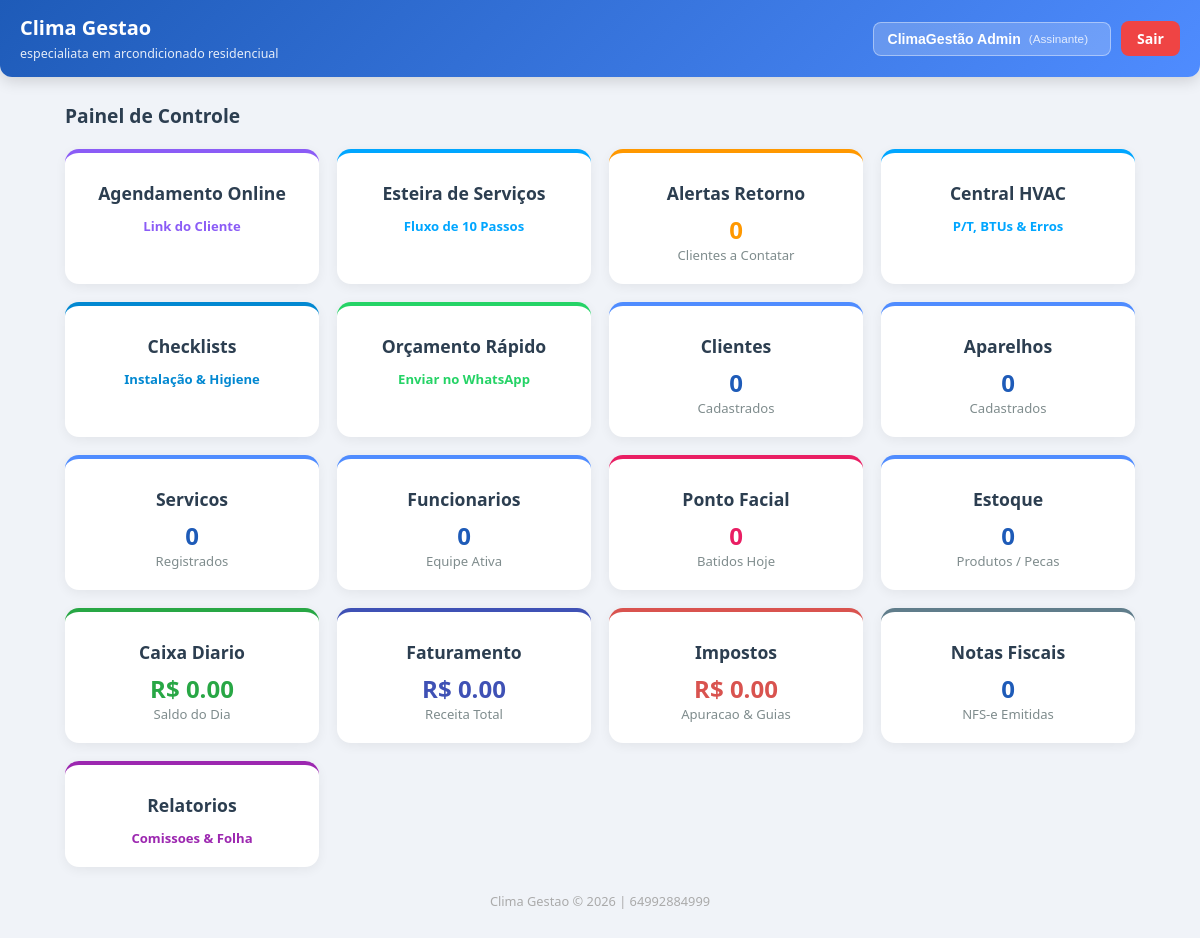
/painel (signed in), run on the app's committed database.
### tables this page shows
CREATE TABLE Configuracao (
                id INTEGER PRIMARY KEY CHECK (id = 1),
                nome_empresa TEXT,
                slogan TEXT,
                documento TEXT,
                telefone TEXT,
                email TEXT,
                endereco TEXT,
                site TEXT,
                logo TEXT,
                cor_principal TEXT,
                cor_secundaria TEXT,
                cor_destaque TEXT,
                mensagem_recibo TEXT
            , valor_mei_padrao REAL DEFAULT 75.90, aliquota_simples_padrao REAL DEFAULT 6.0, mensagem_manutencao TEXT, foto_alerta TEXT);

### app.py (the view)
@app.route('/painel')
@login_required
def painel():
    conn = get_db()
    hoje = date.today().isoformat()
    mes_atual = date.today().strftime('%Y-%m')
    def count_tbl(tbl, where=""):
        try:
            sql = f"SELECT COUNT(*) FROM {tbl}" + (f" WHERE {where}" if where else "")
            return conn.execute(sql).fetchone()[0]
        except Exception:
            return 0
    total_clientes = count_tbl("Cliente")
    total_servicos = count_tbl("AgendamentoOnline")
    total_produtos = count_tbl("Produto")
    total_funcionarios = count_tbl("Funcionario")
    total_aparelhos = count_tbl("Aparelho")
    total_notas = count_tbl("NotaFiscal")
    total_pontos_hoje = count_tbl("Ponto", f"data = '{hoje}'")
    total_alertas = count_tbl("AlertaRetorno", "status = 'Pendente'")
    try:
        row_imp_pend = conn.execute("SELECT SUM(valor) FROM Imposto WHERE status != 'Pago'").fetchone()
        total_impostos_pendentes = float(row_imp_pend[0] or 0.0)
        row_imp_pago = conn.execute("SELECT SUM(valor) FROM Imposto WHERE status = 'Pago'").fetchone()
        total_impostos_pagos = float(row_imp_pago[0] or 0.0)
    except Exception:
        total_impostos_pendentes = 0.0
        total_impostos_pagos = 0.0
    total_impostos = total_impostos_pendentes + total_impostos_pagos
    try:
        rows_hoje = conn.execute("SELECT tipo, valor FROM Caixa WHERE data = ?", (hoje,)).fetchall()
        entradas_hoje = sum(r['valor'] for r in rows_hoje if r['tipo'] == 'Entrada')
        saidas_hoje = sum(r['valor'] for r in rows_hoje if r['tipo'] == 'Saida')
    except Exception:
        entradas_hoje, saidas_hoje = 0.0, 0.0
    saldo_hoje = entradas_hoje - saidas_hoje
    try:
        rows_mes = conn.execute("SELECT tipo, valor FROM Caixa WHERE data LIKE ?", (f"{mes_atual}%",)).fetchall()
        faturamento_mes = sum(r['valor'] for r in rows_mes if r['tipo'] == 'Entrada')
        despesas_mes = sum(r['valor'] for r in rows_mes if r['tipo'] == 'Saida')
    except Exception:
        faturamento_mes, despesas_mes = 0.0, 0.0
    lucro_mes = faturamento_mes - despesas_mes
    try:
        rows_total = conn.execute("SELECT tipo, valor FROM Caixa").fetchall()
        faturamento_total = sum(r['valor'] for r in rows_total if r['tipo'] == 'Entrada')
        despesas_total = sum(r['valor'] for r in rows_total if r['tipo'] == 'Saida')
    except Exception:
        faturamento_total, despesas_total = 0.0, 0.0
    saldo_total = faturamento_total - despesas_total
    lucro_total = saldo_total
    try:
        rows_pend = conn.execute("SELECT valor FROM AgendamentoOnline WHERE status_pagamento != 'Pago' OR status_pagamento IS NULL").fetchall()
        total_receber = sum(r['valor'] or 0 for r in rows_pend)
    except Exception:
        total_receber = 0.0
    total_a_receber = total_receber
    try:
        alertas = conn.execute("SELECT * FROM AlertaRetorno WHERE status = 'Pendente' ORDER BY id DESC LIMIT 5").fetchall()
    except Exception:
        alertas = []
    try:
        proximos_servicos = conn.execute("SELECT * FROM AgendamentoOnline WHERE data_sugerida >= ? ORDER BY data_sugerida ASC LIMIT 6", (hoje,)).fetchall()
    except Exception:
        proximos_servicos = []
    try:
        ultimos_servicos = conn.execute("SELECT * FROM AgendamentoOnline ORDER BY id DESC LIMIT 5").fetchall()
    except Exception:
        ultimos_servicos = []
    try:
        ultimos_lancamentos = conn.execute("SELECT * FROM Caixa ORDER BY id DESC LIMIT 5").fetchall()
    except Exception:
        ultimos_lancamentos = []
    conn.close()
    contexto = {
        'total_clientes': total_clientes,
        'total_aparelhos': total_aparelhos,
        'total_servicos': total_servicos,
        'total_produtos': total_produtos,
        'total_funcionarios': total_funcionarios,
        'total_notas': total_notas,
        'total_pontos_hoje': total_pontos_hoje,
        'total_alertas': total_alertas,
        'total_impostos_pendentes': total_impostos_pendentes,
        'total_impostos_pagos': total_impostos_pagos,
        'total_impostos': total_impostos,
        'entradas_hoje': entradas_hoje,
        'saidas_hoje': saidas_hoje,
        'saldo_hoje': saldo_hoje,
        'faturamento_mes': faturamento_mes,
        'despesas_mes': despesas_mes,
        'lucro_mes': lucro_mes,
        'faturamento_total': faturamento_total,
        'despesas_total': despesas_total,
        'saldo_total': saldo_total,
        'lucro_total': lucro_total,
        'total_receber': total_receber,
        'total_a_receber': total_a_receber,
        'alertas': alertas,
        'proximos_servicos': proximos_servicos,
        'ultimos_servicos': ultimos_servicos,
        'ultimos_lancamentos': ultimos_lancamentos,
        'session': session
    }
    return render_template('dashboard.html', **contexto)

### app.py (called while the page is built)
def get_db():
    conn = sqlite3.connect(DB_NAME, timeout=10)
    conn.row_factory = sqlite3.Row
    return conn

@app.context_processor
def inject_globals():
    conn = get_db()
    config = conn.execute("SELECT * FROM Configuracao WHERE id=1").fetchone()
    conn.close()
    return dict(config=config or {}, now=datetime.now())

def login_required(f):
    @wraps(f)
    def decorated_function(*args, **kwargs):
        if 'usuario_id' not in session:
            flash("Por favor, faca login para acessar.", "warning")
            return redirect(url_for('login'))
        return f(*args, **kwargs)
    return decorated_function

### templates/dashboard.html (shortened to what this page needs)
<!DOCTYPE html>
<html lang='pt-br'>
<head>
    <link rel='stylesheet' href='/static/style.css'>
</head>
<body>
    <div class='header-top'>
        <div class='header-left'>
            <div>
                <h1 style='font-size: 1.25rem; margin: 0; color: #ffffff;'>{{ config.nome_empresa or 'Clima Gestão' }}</h1>
                <span style='font-size: 0.78rem; opacity: 0.88;'>{{ config.slogan or 'Sistema de Gestão para Ar-Condicionado' }}</span>
            </div>
        </div>
        <div class='header-right'>
            <div style='position: relative;'>
                <button type='button' class='btn-user-menu' onclick='toggleUserMenu(event)'>
                    <span> {{ session.get('empresa') or config.nome_empresa or 'Minha Empresa' }}</span>
                    <small style='opacity: 0.8; font-weight: normal;'>({{ session.get('email') or 'Assinante' }})</small>
                </button>
            </div>
            <a href='/logout' class='btn-logout-direct'>Sair</a>
        </div>
    </div>
    <div class='container'>
        <h2 style='color: #2c3e50; font-size: 1.2em; margin-bottom: 15px;'>Painel de Controle</h2>
        <div class='dashboard-cards'>
            <a href='/agendamentos-online' class='dash-card' style='border-top-color: #8b5cf6 !important;'>
                <h3>Agendamento Online</h3>
                <p style='margin-top: 8px; color: #8b5cf6; font-weight: bold;'>Link do Cliente</p>
            </a>
            <a href='/fluxo' class='dash-card' style='border-top-color: #00A6FF !important;'>
                <h3>Esteira de Serviços</h3>
                <p style='margin-top: 8px; color: #00A6FF; font-weight: bold;'>Fluxo de 10 Passos</p>
            </a>
            <a href='/alertas' class='dash-card' style='border-top-color: #ff9800 !important;'>
                <h3>Alertas Retorno</h3>
                <div class='contador' style='color: #ff9800 !important;'>{{ total_alertas }}</div>
                <p>Clientes a Contatar</p>
            </a>
            <a href='/ferramentas' class='dash-card' style='border-top-color: #00A6FF !important;'>
                <h3>Central HVAC</h3>
                <p style='margin-top: 8px; color: #00A6FF; font-weight: bold;'>P/T, BTUs & Erros</p>
            </a>
            <a href='/checklists' class='dash-card' style='border-top-color: #0288d1 !important;'>
                <h3>Checklists</h3>
                <p style='margin-top: 8px; color: #0288d1; font-weight: bold;'>Instalação & Higiene</p>
            </a>
            <a href='/orcamento-rapido' class='dash-card' style='border-top-color: #25D366 !important;'>
                <h3>Orçamento Rápido</h3>
                <p style='margin-top: 8px; color: #25D366; font-weight: bold;'>Enviar no WhatsApp</p>
            </a>
            <a href='/clientes' class='dash-card'>
                <h3>Clientes</h3>
                <div class='contador'>{{ total_clientes }}</div>
                <p>Cadastrados</p>
            </a>
            <a href='/aparelhos' class='dash-card'>
                <h3>Aparelhos</h3>
                <div class='contador'>{{ total_aparelhos }}</div>
                <p>Cadastrados</p>
            </a>
            <a href='/servicos' class='dash-card'>
                <h3>Servicos</h3>
                <div class='contador'>{{ total_servicos }}</div>
                <p>Registrados</p>
            </a>
            <a href='/funcionarios' class='dash-card'>
                <h3>Funcionarios</h3>
                <div class='contador'>{{ total_funcionarios }}</div>
                <p>Equipe Ativa</p>
            </a>
            <a href='/ponto' class='dash-card' style='border-top-color: #e91e63 !important;'>
                <h3>Ponto Facial</h3>
                <div class='contador' style='color: #e91e63 !important;'>{{ total_pontos_hoje }}</div>
                <p>Batidos Hoje</p>
            </a>
            <a href='/produtos' class='dash-card'>
                <h3>Estoque</h3>
                <div class='contador'>{{ total_produtos }}</div>
                <p>Produtos / Pecas</p>
            </a>
            <a href='/caixa' class='dash-card' style='border-top-color: #28a745 !important;'>
                <h3>Caixa Diario</h3>
                <div class='contador' style='color: #28a745 !important;'>R$ {{ "%.2f"|format(saldo_hoje) }}</div>
                <p>Saldo do Dia</p>
            </a>
            <a href='/faturamento' class='dash-card' style='border-top-color: #3f51b5 !important;'>
                <h3>Faturamento</h3>
                <div class='contador' style='color: #3f51b5 !important;'>R$ {{ "%.2f"|format(faturamento_total) }}</div>
                <p>Receita Total</p>
            </a>
            <a href='/impostos' class='dash-card' style='border-top-color: #d9534f !important;'>
                <h3>Impostos</h3>
                <div class='contador' style='color: #d9534f !important;'>R$ {{ "%.2f"|format(total_impostos_pendentes) }}</div>
                <p>Apuracao & Guias</p>
            </a>
            <a href='/notas' class='dash-card' style='border-top-color: #607d8b !important;'>
                <h3>Notas Fiscais</h3>
                <div class='contador'>{{ total_notas }}</div>
                <p>NFS-e Emitidas</p>
            </a>
            <a href='/relatorios' class='dash-card' style='border-top-color: #9c27b0 !important;'>
                <h3>Relatorios</h3>
                <p style='margin-top: 8px; color: #9c27b0; font-weight: bold;'>Comissoes & Folha</p>
            </a>
        </div>
        <div style='text-align: center; margin-top: 25px; color: #aaa; font-size: 0.8em;'>
            {{ config.nome_empresa or 'Clima Gestão' }} &copy; 2026 | {{ config.telefone or '' }}
        </div>
    </div>
</body>
</html>

### static/style.css (style rules this page uses)
body { font-family: 'Segoe UI', Arial, sans-serif; background: #f0f3f8; color: #333; padding-bottom: 40px; }
.container { max-width: 1100px; margin: 20px auto; padding: 0 15px; }
.dashboard-cards { display: grid; grid-template-columns: repeat(auto-fit, minmax(200px, 1fr)); gap: 18px; margin-top: 20px; }
.dash-card { background: #fff; border-radius: 14px; padding: 20px; text-decoration: none; color: #2c3e50; box-shadow: 0 3px 12px rgba(0,0,0,0.06); display: flex; flex-direction: column; align-items: center; text-align: center; transition: transform 0.2s, box-shadow 0.2s; border-top: 4px solid #4f8cff; }
.dash-card h3 { font-size: 1.1em; margin-bottom: 4px; }
.dash-card .contador { font-size: 1.5em; font-weight: bold; color: #1e5bb8; margin-top: 4px; }
.dash-card p { font-size: 0.82em; color: #7f8c8d; }

### data on the page
Configuracao: nome_empresa "Clima Gestao", slogan "especialiata em arcondicionado residenciual", telefone "64992884999"

### other printed values
{{ session.get('empresa') or config.nome_empresa or 'Minha Empresa' }} "ClimaGestão Admin"
{{ session.get('email') or 'Assinante' }} "Assinante"
{{ total_alertas }} "0"
{{ total_clientes }} "0"
{{ total_aparelhos }} "0"
{{ total_servicos }} "0"
{{ total_funcionarios }} "0"
{{ total_pontos_hoje }} "0"
{{ total_produtos }} "0"
{{ "%.2f"|format(saldo_hoje) }} "0.00"
{{ "%.2f"|format(faturamento_total) }} "0.00"
{{ "%.2f"|format(total_impostos_pendentes) }} "0.00"
{{ total_notas }} "0"
